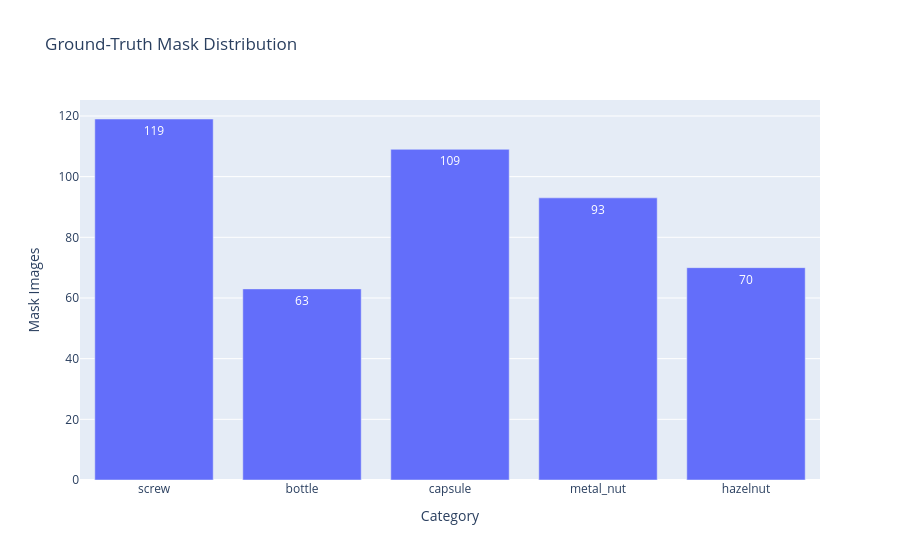

Notebook cell for this chart:
### Markdown cell above
## Plotly — Ground-Truth Mask Distribution

### Code cell
mask_distribution_df = summary_df[
    ["Category", "Ground Truth Masks"]
].copy()

fig = px.bar(
    mask_distribution_df,
    x="Category",
    y="Ground Truth Masks",
    text_auto=True,
    title="Ground-Truth Mask Distribution",
)

fig.update_layout(
    xaxis_title="Category",
    yaxis_title="Mask Images",
)

save_plotly_figure(
    fig,
    "Ground-Truth Mask Distribution",
)
fig.show()

### Figure 1 — Plotly figure (JSON) as saved in the notebook; plotly's stock layout.template omitted (floating-point values rounded to 4 significant figures)
{"data": [{"hovertemplate": "Category=%{x}<br>Ground Truth Masks=%{y}<extra></extra>", "legendgroup": "", "marker": {"color": "#636efa", "pattern": {"shape": ""}}, "name": "", "orientation": "v", "showlegend": false, "textposition": "auto", "texttemplate": "%{y}", "type": "bar", "x": ["screw", "bottle", "capsule", "metal_nut", "hazelnut"], "xaxis": "x", "y": [119, 63, 109, 93, 70], "yaxis": "y"}], "layout": {"barmode": "relative", "legend": {"tracegroupgap": 0}, "title": {"text": "Ground-Truth Mask Distribution"}, "xaxis": {"anchor": "y", "domain": [0, 1], "title": {"text": "Category"}}, "yaxis": {"anchor": "x", "domain": [0, 1], "title": {"text": "Mask Images"}}}}
